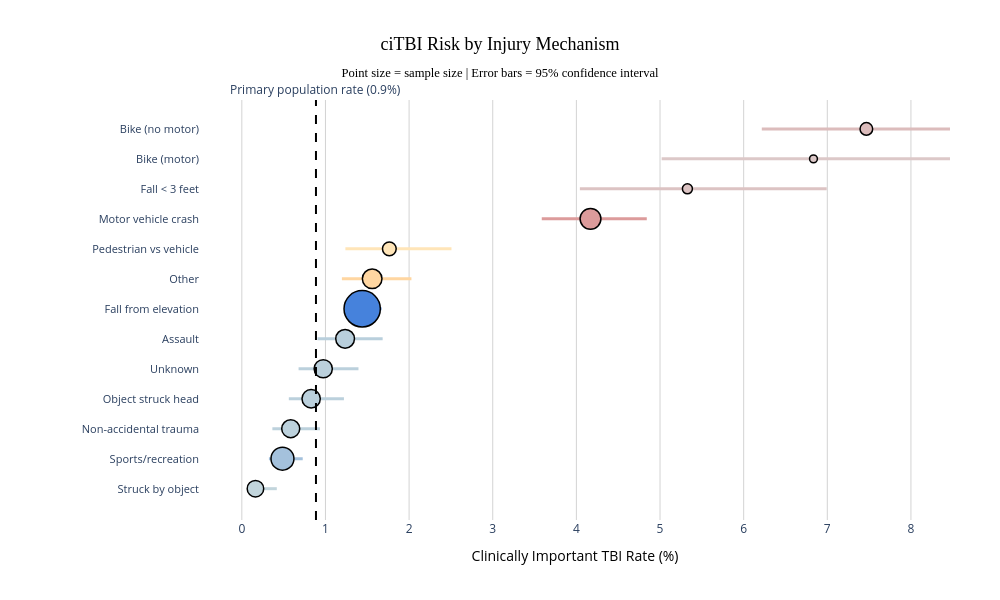

This figure's notebook cell:
### Markdown cell above
# <span style="color: red;">Try to create a higher level visual for this</span>
- html is included, all you have to do is drag and drop the .html in an open google tab

### Code cell
import pandas as pd
import plotly.graph_objects as go
import plotly.express as px
import numpy as np
import sys

# Load data
sys.path.append("../../code")
from clean import convert_data_types

cleaned = pd.read_csv("../../data/TBI_PUD_cleaned.csv")
cleaned = convert_data_types(cleaned)

# Map injury mechanism codes to readable names
mechanism_labels = {
    1: 'Motor vehicle crash',
    2: 'Bike (no motor)',
    3: 'Bike (motor)',
    4: 'Pedestrian vs vehicle',
    5: 'Fall < 3 feet',
    6: 'Sports/recreation',
    7: 'Struck by object',
    8: 'Fall from elevation',
    9: 'Non-accidental trauma',
    10: 'Unknown',
    11: 'Object struck head',
    12: 'Assault',
    90: 'Other'
}

# Calculate ciTBI rate and stats for each mechanism
mechanism_data = []

for code, name in mechanism_labels.items():
    subset = cleaned[cleaned['injury_mechanism'] == code]
    if len(subset) > 0:
        citbi_count = subset['has_clinically_important_tbi'].value_counts().get(1, 0)
        total = len(subset)
        citbi_rate = (citbi_count / total) * 100
        
        # Calculate 95% confidence interval using Wilson score interval
        p = citbi_count / total
        n = total
        z = 1.96  # 95% confidence
        
        denominator = 1 + z**2/n
        center = (p + z**2/(2*n)) / denominator
        margin = z * np.sqrt(p*(1-p)/n + z**2/(4*n**2)) / denominator
        
        ci_lower = max(0, (center - margin) * 100)
        ci_upper = min(100, (center + margin) * 100)
        
        mechanism_data.append({
            'mechanism': name,
            'sample_size': total,
            'citbi_rate': citbi_rate,
            'citbi_count': citbi_count,
            'ci_lower': ci_lower,
            'ci_upper': ci_upper
        })

# Convert to DataFrame
df_plot = pd.DataFrame(mechanism_data)

# Sort by ciTBI rate descending
df_plot = df_plot.sort_values('citbi_rate', ascending=True)

# Create color scale based on sample size
min_n = df_plot['sample_size'].min()
max_n = df_plot['sample_size'].max()
df_plot['color_intensity'] = (df_plot['sample_size'] - min_n) / (max_n - min_n)

# Assign colors: high rate = red, low rate = blue, intensity by sample size
def get_color(rate, intensity):
    if rate > 3:
        r = 220
        g = int(50 + (1-intensity) * 150)
        b = int(50 + (1-intensity) * 150)
        return f'rgb({r},{g},{b})'
    elif rate > 1.5:
        r = 255
        g = int(140 + (1-intensity) * 100)
        b = int(50 + (1-intensity) * 150)
        return f'rgb({r},{g},{b})'
    else:
        r = int(70 + (1-intensity) * 150)
        g = int(130 + (1-intensity) * 100)
        b = 220
        return f'rgb({r},{g},{b})'

df_plot['color'] = df_plot.apply(lambda row: get_color(row['citbi_rate'], row['color_intensity']), axis=1)

# Create interactive scatter plot
fig = go.Figure()

# Add error bars and points
for idx, row in df_plot.iterrows():
    # Add confidence interval as a horizontal line
    fig.add_trace(go.Scatter(
        x=[row['ci_lower'], row['ci_upper']],
        y=[row['mechanism'], row['mechanism']],
        mode='lines',
        line=dict(color=row['color'], width=3),
        showlegend=False,
        hoverinfo='skip'
    ))
    
    # Add the main point
    fig.add_trace(go.Scatter(
        x=[row['citbi_rate']],
        y=[row['mechanism']],
        mode='markers',
        marker=dict(
            size=np.sqrt(row['sample_size'])/3,
            color=row['color'],
            line=dict(color='black', width=1.5)
        ),
        name=row['mechanism'],
        showlegend=False,
        hovertemplate=(
            '<b>%{y}</b><br>' +
            'ciTBI Rate: %{x:.2f}%<br>' +
            f'Sample Size: {row["sample_size"]:,}<br>' +
            f'ciTBI Cases: {row["citbi_count"]}<br>' +
            f'95% CI: [{row["ci_lower"]:.2f}%, {row["ci_upper"]:.2f}%]' +
            '<extra></extra>'
        )
    ))

# Add reference line for overall rate
primary = cleaned[cleaned['in_primary_analysis'] == 1]
overall_rate = primary['has_clinically_important_tbi'].value_counts(normalize=True).get(1, 0) * 100
fig.add_vline(x=overall_rate, line_dash="dash", line_color="black", 
              annotation_text=f"Primary population rate ({overall_rate:.1f}%)",
              annotation_position="top")

# Update layout
fig.update_layout(
    title=dict(
        text='ciTBI Risk by Injury Mechanism<br><sub>Point size = sample size | Error bars = 95% confidence interval</sub>',
        x=0.5,
        xanchor='center',
        font=dict(size=18, color='black', family='Arial Black')
    ),
    xaxis=dict(
        title='Clinically Important TBI Rate (%)',
        title_font=dict(size=14, color='black'),
        gridcolor='lightgray',
        showgrid=True,
        zeroline=False,
        range=[-0.5, max(df_plot['citbi_rate']) + 1]
    ),
    yaxis=dict(
        title='',
        title_font=dict(size=14, color='black'),
        showgrid=False,
        tickfont=dict(size=11)
    ),
    plot_bgcolor='white',
    paper_bgcolor='white',
    height=600,
    width=1000,
    hovermode='closest',
    margin=dict(l=200, r=50, t=100, b=80)
)

# Show the figure
fig.show()

# Save files to current directory (will work in notebook)
fig.write_html("finding1_mechanism_risk_interactive.html")
print("\nInteractive figure saved to: finding1_mechanism_risk_interactive.html")
print("(Open this file in a web browser for full interactivity)")

# Print summary table
print("\nSummary Statistics:")
print("="*80)
print(f"{'Mechanism':<30} {'n':<8} {'Rate':<10} {'95% CI'}")
print("-"*80)
for _, row in df_plot.sort_values('citbi_rate', ascending=False).iterrows():
    print(f"{row['mechanism']:<30} {row['sample_size']:<8} {row['citbi_rate']:>5.1f}%     [{row['ci_lower']:.1f}%, {row['ci_upper']:.1f}%]")

### Figure 1 — Plotly figure (JSON) as saved in the notebook; plotly's stock layout.template omitted (floating-point values rounded to 4 significant figures)
{"data": [{"hoverinfo": "skip", "line": {"color": "rgb(194,213,220)", "width": 3}, "mode": "lines", "showlegend": false, "type": "scatter", "x": [0.06338, 0.4182], "y": ["Struck by object", "Struck by object"]}, {"hovertemplate": "<b>%{y}</b><br>ciTBI Rate: %{x:.2f}%<br>Sample Size: 2,455<br>ciTBI Cases: 4<br>95% CI: [0.06%, 0.42%]<extra></extra>", "marker": {"color": "rgb(194,213,220)", "line": {"color": "black", "width": 1.5}, "size": 16.52}, "mode": "markers", "name": "Struck by object", "showlegend": false, "type": "scatter", "x": [0.1629], "y": ["Struck by object"]}, {"hoverinfo": "skip", "line": {"color": "rgb(164,193,220)", "width": 3}, "mode": "lines", "showlegend": false, "type": "scatter", "x": [0.324, 0.7282], "y": ["Sports/recreation", "Sports/recreation"]}, {"hovertemplate": "<b>%{y}</b><br>ciTBI Rate: %{x:.2f}%<br>Sample Size: 4,733<br>ciTBI Cases: 23<br>95% CI: [0.32%, 0.73%]<extra></extra>", "marker": {"color": "rgb(164,193,220)", "line": {"color": "black", "width": 1.5}, "size": 22.93}, "mode": "markers", "name": "Sports/recreation", "showlegend": false, "type": "scatter", "x": [0.4859], "y": ["Sports/recreation"]}, {"hoverinfo": "skip", "line": {"color": "rgb(188,209,220)", "width": 3}, "mode": "lines", "showlegend": false, "type": "scatter", "x": [0.3653, 0.9343], "y": ["Non-accidental trauma", "Non-accidental trauma"]}, {"hovertemplate": "<b>%{y}</b><br>ciTBI Rate: %{x:.2f}%<br>Sample Size: 2,908<br>ciTBI Cases: 17<br>95% CI: [0.37%, 0.93%]<extra></extra>", "marker": {"color": "rgb(188,209,220)", "line": {"color": "black", "width": 1.5}, "size": 17.98}, "mode": "markers", "name": "Non-accidental trauma", "showlegend": false, "type": "scatter", "x": [0.5846], "y": ["Non-accidental trauma"]}, {"hoverinfo": "skip", "line": {"color": "rgb(187,208,220)", "width": 3}, "mode": "lines", "showlegend": false, "type": "scatter", "x": [0.5621, 1.221], "y": ["Object struck head", "Object struck head"]}, {"hovertemplate": "<b>%{y}</b><br>ciTBI Rate: %{x:.2f}%<br>Sample Size: 3,016<br>ciTBI Cases: 25<br>95% CI: [0.56%, 1.22%]<extra></extra>", "marker": {"color": "rgb(187,208,220)", "line": {"color": "black", "width": 1.5}, "size": 18.31}, "mode": "markers", "name": "Object struck head", "showlegend": false, "type": "scatter", "x": [0.8289], "y": ["Object struck head"]}, {"hoverinfo": "skip", "line": {"color": "rgb(187,208,220)", "width": 3}, "mode": "lines", "showlegend": false, "type": "scatter", "x": [0.6787, 1.395], "y": ["Unknown", "Unknown"]}, {"hovertemplate": "<b>%{y}</b><br>ciTBI Rate: %{x:.2f}%<br>Sample Size: 2,979<br>ciTBI Cases: 29<br>95% CI: [0.68%, 1.39%]<extra></extra>", "marker": {"color": "rgb(187,208,220)", "line": {"color": "black", "width": 1.5}, "size": 18.19}, "mode": "markers", "name": "Unknown", "showlegend": false, "type": "scatter", "x": [0.9735], "y": ["Unknown"]}, {"hoverinfo": "skip", "line": {"color": "rgb(185,207,220)", "width": 3}, "mode": "lines", "showlegend": false, "type": "scatter", "x": [0.9047, 1.684], "y": ["Assault", "Assault"]}, {"hovertemplate": "<b>%{y}</b><br>ciTBI Rate: %{x:.2f}%<br>Sample Size: 3,158<br>ciTBI Cases: 39<br>95% CI: [0.90%, 1.68%]<extra></extra>", "marker": {"color": "rgb(185,207,220)", "line": {"color": "black", "width": 1.5}, "size": 18.73}, "mode": "markers", "name": "Assault", "showlegend": false, "type": "scatter", "x": [1.235], "y": ["Assault"]}, {"hoverinfo": "skip", "line": {"color": "rgb(70,130,220)", "width": 3}, "mode": "lines", "showlegend": false, "type": "scatter", "x": [1.24, 1.669], "y": ["Fall from elevation", "Fall from elevation"]}, {"hovertemplate": "<b>%{y}</b><br>ciTBI Rate: %{x:.2f}%<br>Sample Size: 11,883<br>ciTBI Cases: 171<br>95% CI: [1.24%, 1.67%]<extra></extra>", "marker": {"color": "rgb(70,130,220)", "line": {"color": "black", "width": 1.5}, "size": 36.34}, "mode": "markers", "name": "Fall from elevation", "showlegend": false, "type": "scatter", "x": [1.439], "y": ["Fall from elevation"]}, {"hoverinfo": "skip", "line": {"color": "rgb(255,214,161)", "width": 3}, "mode": "lines", "showlegend": false, "type": "scatter", "x": [1.196, 2.028], "y": ["Other", "Other"]}, {"hovertemplate": "<b>%{y}</b><br>ciTBI Rate: %{x:.2f}%<br>Sample Size: 3,465<br>ciTBI Cases: 54<br>95% CI: [1.20%, 2.03%]<extra></extra>", "marker": {"color": "rgb(255,214,161)", "line": {"color": "black", "width": 1.5}, "size": 19.62}, "mode": "markers", "name": "Other", "showlegend": false, "type": "scatter", "x": [1.558], "y": ["Other"]}, {"hoverinfo": "skip", "line": {"color": "rgb(255,229,184)", "width": 3}, "mode": "lines", "showlegend": false, "type": "scatter", "x": [1.238, 2.507], "y": ["Pedestrian vs vehicle", "Pedestrian vs vehicle"]}, {"hovertemplate": "<b>%{y}</b><br>ciTBI Rate: %{x:.2f}%<br>Sample Size: 1,701<br>ciTBI Cases: 30<br>95% CI: [1.24%, 2.51%]<extra></extra>", "marker": {"color": "rgb(255,229,184)", "line": {"color": "black", "width": 1.5}, "size": 13.75}, "mode": "markers", "name": "Pedestrian vs vehicle", "showlegend": false, "type": "scatter", "x": [1.764], "y": ["Pedestrian vs vehicle"]}, {"hoverinfo": "skip", "line": {"color": "rgb(220,155,155)", "width": 3}, "mode": "lines", "showlegend": false, "type": "scatter", "x": [3.586, 4.842], "y": ["Motor vehicle crash", "Motor vehicle crash"]}, {"hovertemplate": "<b>%{y}</b><br>ciTBI Rate: %{x:.2f}%<br>Sample Size: 3,910<br>ciTBI Cases: 163<br>95% CI: [3.59%, 4.84%]<extra></extra>", "marker": {"color": "rgb(220,155,155)", "line": {"color": "black", "width": 1.5}, "size": 20.84}, "mode": "markers", "name": "Motor vehicle crash", "showlegend": false, "type": "scatter", "x": [4.169], "y": ["Motor vehicle crash"]}, {"hoverinfo": "skip", "line": {"color": "rgb(220,195,195)", "width": 3}, "mode": "lines", "showlegend": false, "type": "scatter", "x": [4.042, 6.993], "y": ["Fall < 3 feet", "Fall < 3 feet"]}, {"hovertemplate": "<b>%{y}</b><br>ciTBI Rate: %{x:.2f}%<br>Sample Size: 901<br>ciTBI Cases: 48<br>95% CI: [4.04%, 6.99%]<extra></extra>", "marker": {"color": "rgb(220,195,195)", "line": {"color": "black", "width": 1.5}, "size": 10.01}, "mode": "markers", "name": "Fall < 3 feet", "showlegend": false, "type": "scatter", "x": [5.327], "y": ["Fall < 3 feet"]}, {"hoverinfo": "skip", "line": {"color": "rgb(220,200,200)", "width": 3}, "mode": "lines", "showlegend": false, "type": "scatter", "x": [5.02, 9.242], "y": ["Bike (motor)", "Bike (motor)"]}, {"hovertemplate": "<b>%{y}</b><br>ciTBI Rate: %{x:.2f}%<br>Sample Size: 556<br>ciTBI Cases: 38<br>95% CI: [5.02%, 9.24%]<extra></extra>", "marker": {"color": "rgb(220,200,200)", "line": {"color": "black", "width": 1.5}, "size": 7.86}, "mode": "markers", "name": "Bike (motor)", "showlegend": false, "type": "scatter", "x": [6.835], "y": ["Bike (motor)"]}, {"hoverinfo": "skip", "line": {"color": "rgb(220,188,188)", "width": 3}, "mode": "lines", "showlegend": false, "type": "scatter", "x": [6.217, 8.944], "y": ["Bike (no motor)", "Bike (no motor)"]}, {"hovertemplate": "<b>%{y}</b><br>ciTBI Rate: %{x:.2f}%<br>Sample Size: 1,433<br>ciTBI Cases: 107<br>95% CI: [6.22%, 8.94%]<extra></extra>", "marker": {"color": "rgb(220,188,188)", "line": {"color": "black", "width": 1.5}, "size": 12.62}, "mode": "markers", "name": "Bike (no motor)", "showlegend": false, "type": "scatter", "x": [7.467], "y": ["Bike (no motor)"]}], "layout": {"annotations": [{"showarrow": false, "text": "Primary population rate (0.9%)", "x": 0.8865, "xanchor": "center", "xref": "x", "y": 1, "yanchor": "bottom", "yref": "y domain"}], "height": 600, "hovermode": "closest", "margin": {"b": 80, "l": 200, "r": 50, "t": 100}, "paper_bgcolor": "white", "plot_bgcolor": "white", "shapes": [{"line": {"color": "black", "dash": "dash"}, "type": "line", "x0": 0.8865, "x1": 0.8865, "xref": "x", "y0": 0, "y1": 1, "yref": "y domain"}], "title": {"font": {"color": "black", "family": "Arial Black", "size": 18}, "text": "ciTBI Risk by Injury Mechanism<br><sub>Point size = sample size | Error bars = 95% confidence interval</sub>", "x": 0.5, "xanchor": "center"}, "width": 1000, "xaxis": {"gridcolor": "lightgray", "range": [-0.5, 8.467], "showgrid": true, "title": {"font": {"color": "black", "size": 14}, "text": "Clinically Important TBI Rate (%)"}, "zeroline": false}, "yaxis": {"showgrid": false, "tickfont": {"size": 11}, "title": {"font": {"color": "black", "size": 14}, "text": ""}}}}
